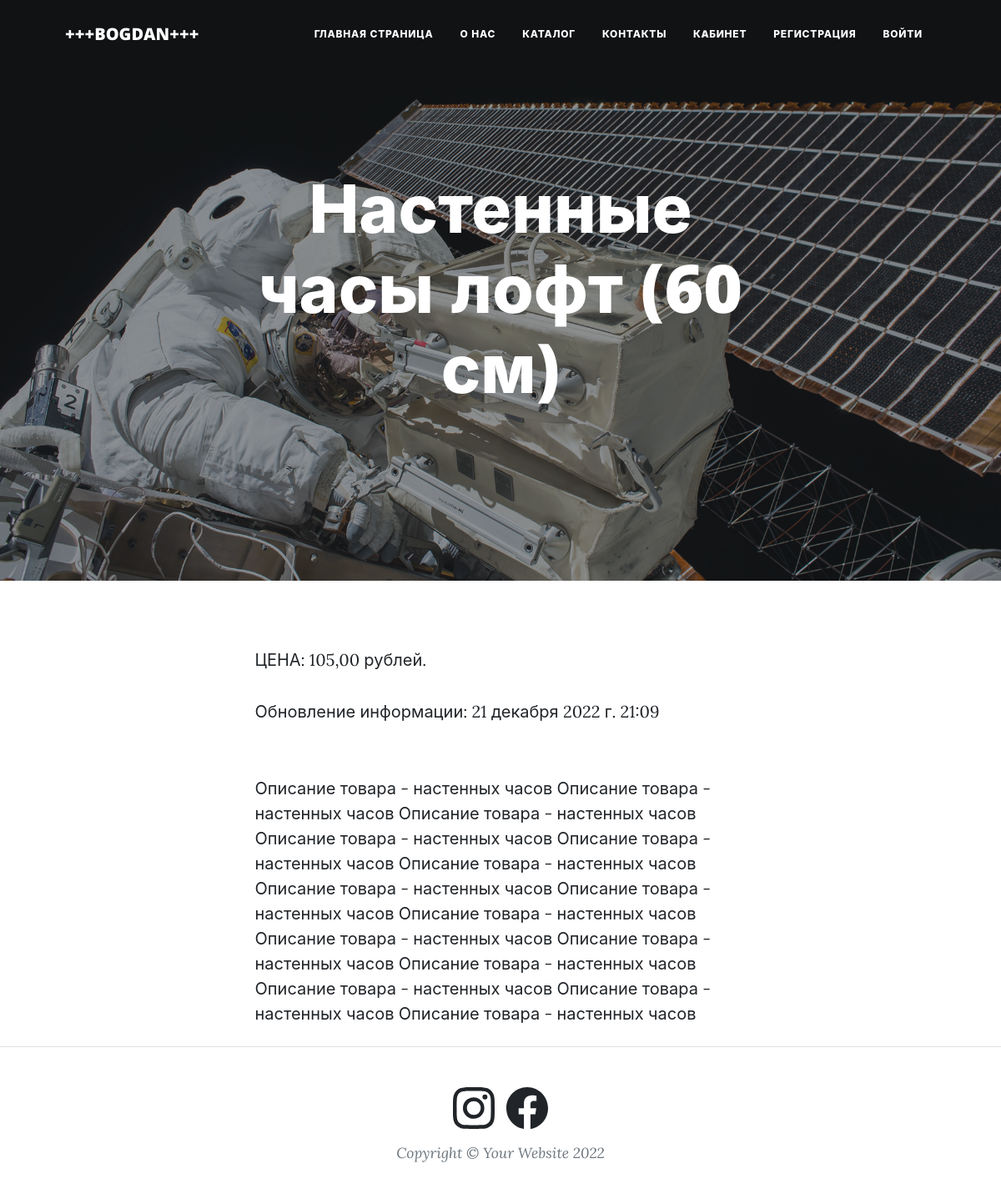
/nastenie-chasy-loft-50-cm/, run on the app's committed database.
### mainsite/models.py (models this page shows, shortened)
class Product(models.Model):
    title = models.CharField(
        max_length=128,
        verbose_name="название"
    )
    descr = models.TextField(verbose_name="описание")
    price = models.DecimalField(
        max_digits=10,
        decimal_places=2,
        verbose_name="Цена товара"
    )
    is_published = models.BooleanField(
        default=True,
        verbose_name="публикация"
    )
    date_created = models.DateTimeField(
        default=now,
        verbose_name="дата создания"
    )
    date_update = models.DateTimeField(
        auto_now=True,
        verbose_name='Время изменения'
    )
    slug = models.SlugField(
        verbose_name="URL",
        unique=True
    )
    category = models.ForeignKey(
        Category,
        on_delete=models.DO_NOTHING,
        verbose_name="категория"
    )
    author = models.ForeignKey(
        User,
        on_delete=models.CASCADE,
        verbose_name='автор',
    )
    image = models.ImageField(
        upload_to='post',
        verbose_name='картинка',
        null=True,
        blank=True
    )
    class Meta:
        db_table = "mainsite_products"
        verbose_name = "изделие"
        verbose_name_plural = "изделия"
        ordering = ["date_created"]

### mainsite/views.py (the view)
# urls.py: path("<slug:product_slug>/", ProductDetailView.as_view(), name="mainsite_product")
class ProductDetailView(BaseMixin, DetailView):
    template_name = 'mainsite/post.html'
    context_object_name = 'product'
    slug_url_kwarg = 'product_slug'
    model = Product
    def get_context_data(self, **kwargs):
        context = super().get_context_data()
        context.update(self.context)
        return context

### mainsite/templates/mainsite/post.html (shortened to what this page needs)
{% extends "mainsite/base.html" %}
{% load static %}
{% block image %}
    {% if product.image %}
        style="background-image: url('{{ product.image.url }}')"
    {% else %}
        style="background-image: url('{% static 'assets/img/post-bg.jpg' %}')"
    {% endif %}
{% endblock %}
{% block heading %}
<h1>{{ product.title }}</h1>
{% endblock %}
{% block main %}
        <article class="mb-4">
            <div class="container px-4 px-lg-5">
                <div class="row gx-4 gx-lg-5 justify-content-center">
                    <div class="col-md-10 col-lg-8 col-xl-7">
                        <p>ЦЕНА: {{ product.price }} рублей.</p>
                        <p>Обновление информации: {{ product.date_update }}</p>
                        <br>
                        {{ product.descr }}
                    </div>
                </div>
            </div>
        </article>
{% endblock %}

### mainsite/templates/mainsite/base.html (shortened to what this page needs)
{% load static %}
<!DOCTYPE html>
<html lang="en">
    <head>
        <link href="{% static 'css/styles.css' %}" rel="stylesheet" />
    </head>
    <body>
        {% include "mainsite/navigation.html" %}
        <header class="masthead"{% block image %}{% endblock %}>
            <div class="container position-relative px-4 px-lg-5">
                <div class="row gx-4 gx-lg-5 justify-content-center">
                    <div class="col-md-10 col-lg-8 col-xl-7">
                        <div class="site-heading">
                            {% block heading %}
                            {% endblock %}
                        </div>
                    </div>
                </div>
            </div>
        </header>
        {% block main %}
        {% endblock %}
        {% include "mainsite/footer.html" %}
    </body>
</html>

### mainsite/templates/mainsite/navigation.html (shortened to what this page needs)
<nav class="navbar navbar-expand-lg navbar-light" id="mainNav">
    <div class="container px-4 px-lg-5">
        <a class="navbar-brand" href="{% url 'mainsite_products' %}">+++BOGDAN+++</a>
        <div class="collapse navbar-collapse" id="navbarResponsive">
            <ul class="navbar-nav ms-auto py-4 py-lg-0">
                <li class="nav-item"><a class="nav-link px-lg-3 py-3 py-lg-4" href="{% url 'mainsite_products' %}">ГЛАВНАЯ СТРАНИЦА</a></li>
                <li class="nav-item"><a class="nav-link px-lg-3 py-3 py-lg-4" href="{% url 'mainsite_about' %}">О НАС</a></li>
                <li class="nav-item"><a class="nav-link px-lg-3 py-3 py-lg-4" href="contact.html">КАТАЛОГ</a></li>
                <li class="nav-item"><a class="nav-link px-lg-3 py-3 py-lg-4" href="{% url 'mainsite_contact' %}">КОНТАКТЫ</a></li>
                <li class="nav-item"><a class="nav-link px-lg-3 py-3 py-lg-4" href="{% url 'profile' %}">КAБИНЕТ</a></li>
                {% if not user.is_authenticated %}
                <li class="nav-item"><a class="nav-link px-lg-3 py-3 py-lg-4" href="{% url 'signup' %}" >РЕГИСТРАЦИЯ</a></li>
                <li class="nav-item"><a class="nav-link px-lg-3 py-3 py-lg-4" href="{% url 'signin' %}" >ВОЙТИ</a></li>
                {% else %}
                <li class="nav-item"><a class="nav-link px-lg-3 py-3 py-lg-4" href="{% url 'logaut' %}" >ВЫЙТИ</a></li>
                {% endif %}
            </ul>
        </div>
    </div>
</nav>

### mainsite/templates/mainsite/footer.html (shortened to what this page needs)
<footer class="border-top">
    <div class="container px-4 px-lg-5">
        <div class="row gx-4 gx-lg-5 justify-content-center">
            <div class="col-md-10 col-lg-8 col-xl-7">
                <ul class="list-inline text-center">
                    <li class="list-inline-item">
                        <a href="{{ instagram }}" target="_blank">
                        </a>
                    </li>
                    <li class="list-inline-item">
                        <a href="{{ facebook }}" target="_blank">
                        </a>
                    </li>
                </ul>
                <div class="small text-center text-muted fst-italic">Copyright &copy; Your Website 2022</div>
            </div>
        </div>
    </div>
</footer>

### data on the page
Product: title "Настенные часы лофт (60 см)", price "105,00", date_update "21 декабря 2022 г. 21:09", descr "Описание товара - настенных часов Описание товара - настенных часов Описание товара - настенных часов Описание товара - настенных часов Описание товара - настенных часов Описание товара - настенных часов Описание товара - настенных часов Описание товара - настенных часов Описание товара - настенных часов Описание товара - настенных часов Описание товара - настенных часов Описание товара - настенных часов Описание товара - настенных часов Описание товара - настенных часов Описание товара - настенных часов"
